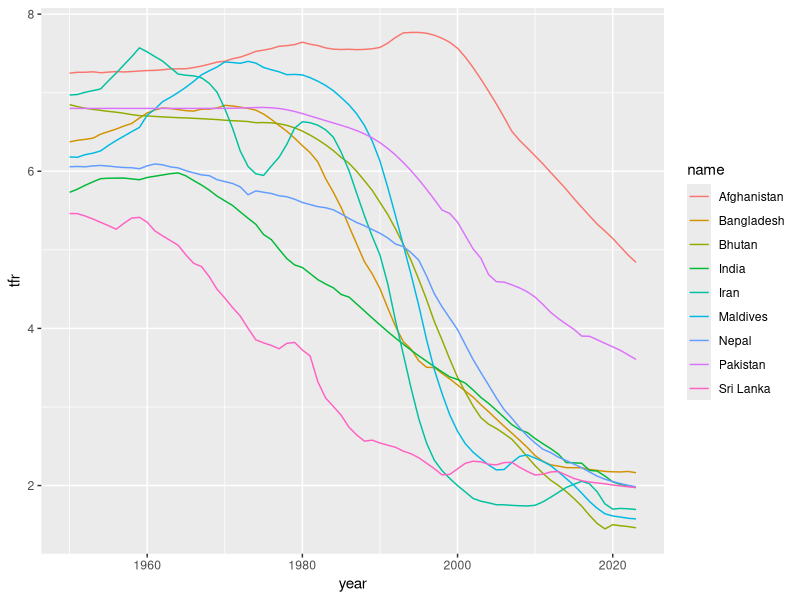

The R source for this figure: (Note: this script raises an error after producing the figure.)
library(tidyverse)
s_asia <- read_csv("../slides-data/s_asia.csv")

ggplot(data = s_asia, mapping = aes(x = year, y = tfr, color = name)) +
  geom_line() 

# library(gganimate)
# # `transition_reveal()` to reveal data along the `year` dimension:
# ggplot(data = s_asia, mapping = aes(x = year, y = tfr, color = name)) +
#   geom_line() +
#   transition_reveal(along = year)

# 1. Ensure output folder exists (fixes missing folder error)
dir.create("./frames/", showWarnings = FALSE, recursive = TRUE)


library(gganimate)
animate(
  plot = eval(parse(text = knitr::knit_code$get("plot-01"))),
  renderer = file_renderer("./frames/", prefix = "01_plot_", overwrite = TRUE),
  width = 6, 
  height = 3, 
  res = 300,
  units = "in",
  device = "png"
)

# ggplot(s_asia, aes(x = year, y = tfr, colour = name)) +
#   geom_line() +
#   transition_reveal(year) +
#   labs(title = 'Year: {round(frame_along)}', colour = "Country")

library(gganimate)
animate(
  plot = eval(parse(text = knitr::knit_code$get("plot-02"))),
  renderer = file_renderer("./frames/", prefix = "02_plot_", overwrite = TRUE),
  width = 6, 
  height = 3, 
  res = 300,
  units = "in",
  device = "png"
)

# ggplot(data = s_asia,
#        mapping = aes(x = tfr, y = imr, color = name, size = pop/1e6)) +
#   geom_point(alpha = 0.5) +
#   transition_time(time = year) +
#   theme(legend.box= "horizontal") +
#   labs(title = 'Year: {round(frame_time)}', colour = "Country")

animate(
  plot = eval(parse(text = knitr::knit_code$get("plot-03"))),
  renderer = file_renderer("./frames/", prefix = "03_plot_", overwrite = TRUE),
  width = 6, 
  height = 3, 
  res = 300,
  units = "in",
  device = "png"
)

# ggplot(data = s_asia, mapping = aes(x = tfr, y = name, fill = name)) +
#   geom_col(show.legend = FALSE) +
#   transition_states(states = year,
#     transition_length = 2,
#     state_length = 1
#   ) +
#   labs(title = 'Year: {closest_state}', y = "")

animate(
  plot = eval(parse(text = knitr::knit_code$get("plot-04"))),
  renderer = file_renderer("./frames/", prefix = "04_plot_", overwrite = TRUE),
  width = 6, 
  height = 3, 
  res = 300,
  units = "in",
  device = "png"
)

# p <- ggplot(data = s_asia, mapping = aes(x = year, y = tfr, color = name)) +
#   geom_line() +
#   transition_reveal(along = year) +
#   labs(title = 'Year: {closest_state}', y = "")
# 
# # Render GIF animation
# anim <- animate(plot = p, nframes = 100, fps = 10,
#                 width = 6, height = 4, units = "in", res = 300)
# 
# # Save to exercise folder using relative path
# anim_save(filename = "exercise/s_asia_tfr.gif", animation = anim)

# NA
